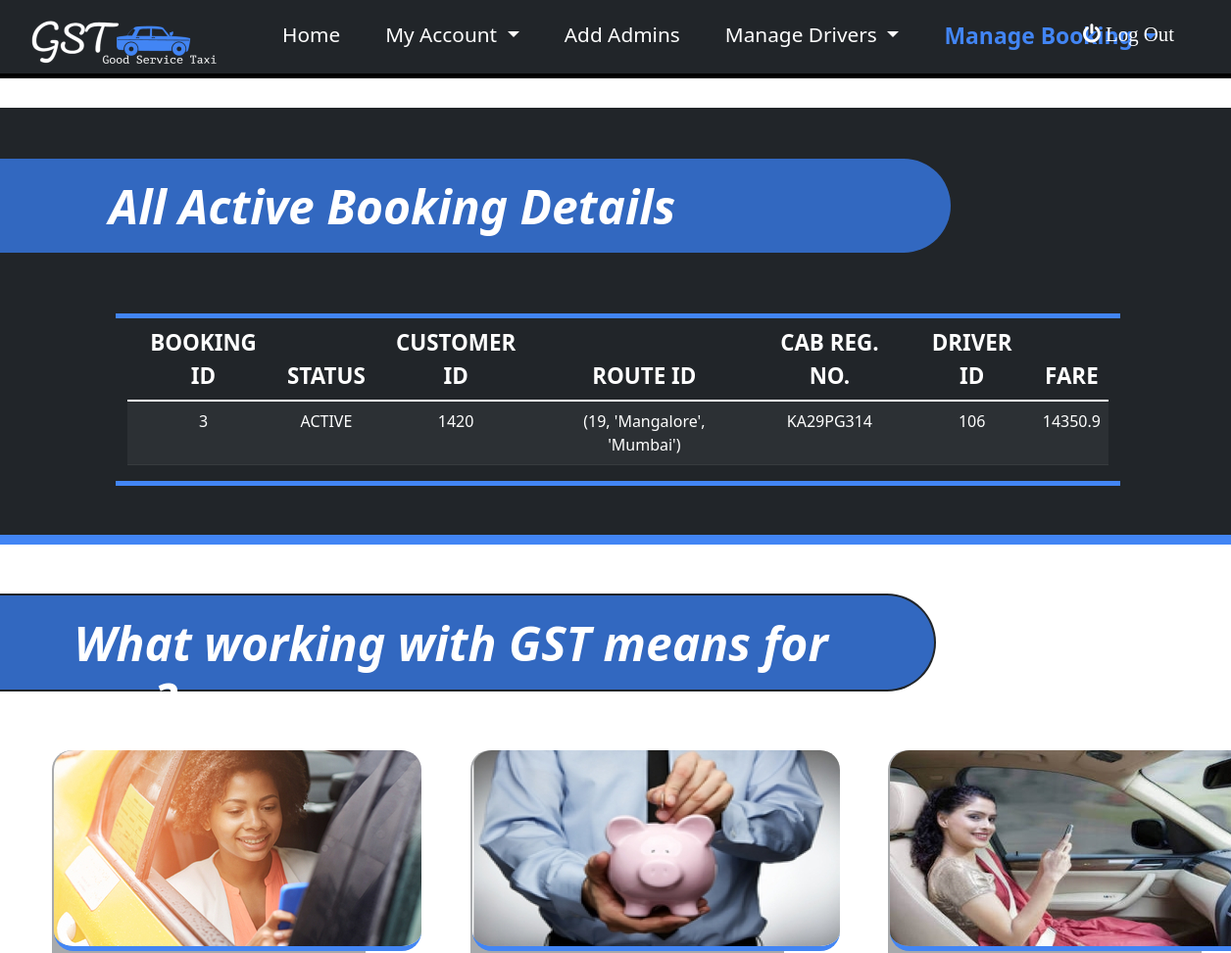
The page /ViewActive (upper part) on the database as committed earlier.
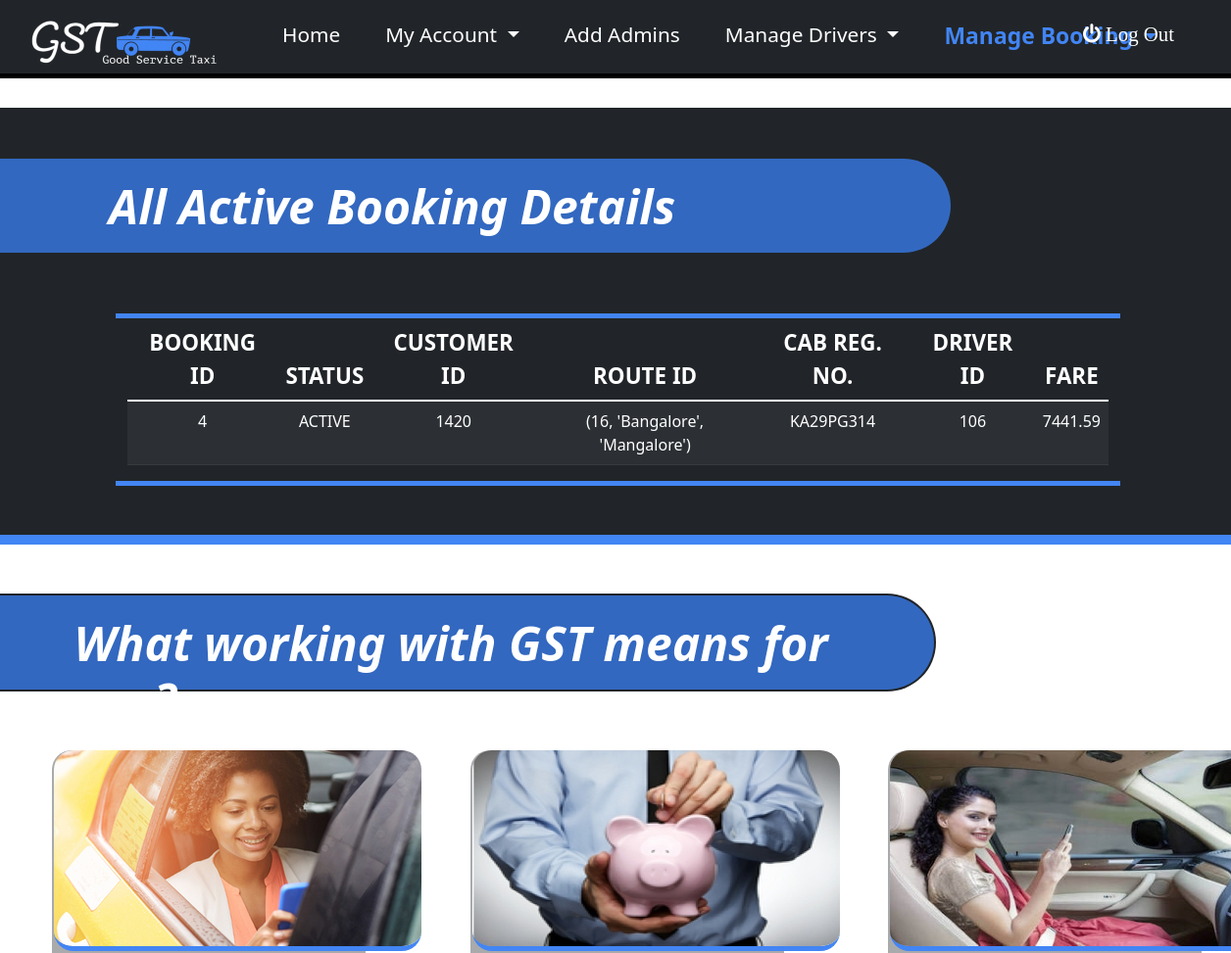
The same page on the database as committed later.
### tables this page shows
CREATE TABLE Booking(
booking_id INTEGER PRIMARY KEY AUTOINCREMENT,
customer_id REFERENCES customer(customer_id),
route_id REFERENCES route(route_id),
reg_no REFERENCES Cab(reg_no),
driver_id REFERENCES CAB(driver_id),
total_fare number(10,2) not null,
status varchar2(20) default 'ACTIVE' not null);

### app.py (the view)
@app.route('/ViewActive',methods=("GET","POST"))
def ViewActive():
    con = sqlite3.connect("DBMS.db")
    cur = con.cursor()
    query = "SELECT * FROM BOOKING WHERE STATUS='ACTIVE' ORDER BY CUSTOMER_ID"
    cur.execute(query)
    rows = cur.fetchall()
    row2 = []
    for i in rows:
        row3 = []
        for j in range(len(i)):
            row3.append(i[j])
        row2.append(row3)
    if len(rows)==0:
        flash("No Bookings Founds !!!")
        return render_template('Adminindex.html',userid=userid,adminid=adminid)
    for i in row2:
        cur.execute("select route_id,source,destination from route where route_id="+str(i[2]))
        i[2]=cur.fetchone()
    con.close()
    return render_template('ViewActive.html',adminid=adminid,rows=row2)

### templates/ViewActive.html (shortened to what this page needs)
{% extends "AdminBase.html" %}
{% block content %}
<div class="row" id="mainContainer">
  <h1 class="title2">All Active Booking Details</h1>
  <div id="table" class="col-10 offset-1"  >
    <table class="table table-dark table-striped">
        <thead>
            <tr>
              <th scope="col">BOOKING ID</th>
              <th scope="col">STATUS</th>
              <th scope="col">CUSTOMER ID</th>
              <th scope="col">ROUTE ID</th>
              <th scope="col">CAB REG. NO.</th>
              <th scope="col">DRIVER ID</th>
              <th scope="col">FARE</th>
            </tr>
        </thead>
        <tbody>
            {% for rowdata in rows %}
            <tr>
              <td>{{rowdata[0]}}</td>
              <td>{{rowdata[6]}}</td>
              <td>{{rowdata[1]}}</td>
              <td>{{rowdata[2]}}</td>
              <td>{{rowdata[3]}}</td>
              <td>{{rowdata[4]}}</td>
              <td>{{rowdata[5]}}</td>
            </tr>
            {% endfor %}
        </tbody>
    </table>
  </div>
</div>
{% endblock %}

### templates/AdminBase.html (shortened to what this page needs)
<!DOCTYPE html>
<html>
    <head>
        <link href="https://cdn.jsdelivr.net/npm/bootstrap@5.1.3/dist/css/bootstrap.min.css"
         rel="stylesheet"
>
         <link rel="stylesheet" href="https://cdn.jsdelivr.net/npm/bootstrap-icons@1.7.2/font/bootstrap-icons.css">
        <link href='https://cdnjs.cloudflare.com/ajax/libs/font-awesome/4.4.0/css/font-awesome.css' rel='stylesheet'>
    </head>
    <body>
        <nav class="navbar navbar-expand-lg navbar navbar-dark bg-dark">
            <div class="container-fluid">
              <a class="navbar-brand" href="/Adminindex"><img src="{{url_for('static',filename='images/logo12.png')}}" align="left" /></a>
              <div class="collapse navbar-collapse" id="navbarNavDropdown">
                <ul class="navbar-nav">
                  <li class="nav-item">
                    <a class="nav-link active" id="homeBtn" aria-current="page" href="/Adminindex">Home</a>
                  </li>
                  <li class="nav-item dropdown">
                    <a class="nav-link dropdown-toggle" id= "myAccountBtn" href="#"  role="button" data-bs-toggle="dropdown" aria-expanded="false">
                      My Account
                    </a>
                  </li>
                  <li class="nav-item">
                    <a class="nav-link" id="addAdminBtn" href="/AddAdmin">Add Admins</a>
                  </li>
                  <li class="nav-item dropdown">
                    <a class="nav-link dropdown-toggle" href="#" id="manageDriversBtn" role="button" data-bs-toggle="dropdown" aria-expanded="false">
                      Manage Drivers
                    </a>
                  </li>
                  <li class="nav-item dropdown">
                    <a class="nav-link dropdown-toggle" href="#" id="manageBookingBtn" role="button" data-bs-toggle="dropdown" aria-expanded="false">
                      Manage Booking
                    </a>
                  </li>
                  <li id="logoutBtn" class="nav-item">
                    <a class="nav-link fa fa-power-off" href="/AdminLogin">&nbsp;Log Out</a>
                  </li>
                </ul>
              </div>
            </div>
          </nav>
        {% block content %}
        {% endblock %}
<h1 class="title2">What working with GST means for you?</h1>
<div class="row" id="container2">
  <div class="col-3 offset-0 container2-items container2-items1">
    <img src ="{{url_for('static',filename='images/login1.jpg')}}">
</div>
<div class="col-3 offset-1 container2-items">
  <img src ="{{url_for('static',filename='images/login2.jpg')}}">
</div>
<div class="col-3 offset-1 container2-items">
  <img src ="{{url_for('static',filename='images/login3.jpg')}}">
</div>
</div>
  </body>
</html>

### templates/ViewActive.html (style rules this page uses)
#mainContainer { background-color: #212529;margin-top: 30px; color: white;padding-left: 50px; border-bottom: 10px #4285F4 solid; }
#container2 { margin-top: 30px; }
.container2-items img { margin-bottom: 20px; border-radius: 20px; margin-left: -10px; margin-top: 0px; border-bottom: 5px #4285F4 solid }
.container2-items { background-color: #21252963; color: black; border-radius: 20px; font-weight: 500; }
.container2-items1 { background-color: #21252963; color: black; border-radius: 20px; margin-left: 65px; }
.title2 { color: white;font-weight: 700;margin-left: -50px;background-color: #4285F4;padding-top: 20px; padding-left: 20%;border-top-right-radius: 50px;border-bottom-right-radius: 50px; width: 80%;height: 100px; border: 2px #212529 solid; border-left: 0px;margin-bottom: 60px;margin-top: 50px; font-size: 3em;font-style: italic; }
#table { margin-top: 0px; margin-bottom: 50px; margin-left: 80px; border-top: 5px #4285F4 solid; border-bottom: 5px #4285F4 solid; }
th { font-size: 1.4em;text-align: center; }
tr { text-align: center; }

### templates/AdminBase.html (style rules this page uses)
.nav-link { color: white !important; }
.navbar { height: 80px;font-size: 1.3em; border-bottom: 5px black solid; }
.navbar li { margin-left: 30px; }
.nav-item .active { color:#4285F4 !important;font-weight: 600; font-size: 1.1em; }
#logoutBtn { margin-top: 5px;position: absolute;right: 50px; }
#container2 { margin-top: 50px; }
.container2-items img { margin-bottom: 20px; border-radius: 20px; margin-left: -10px; margin-top: 0px; border-bottom: 5px #4285F4 solid }
.container2-items { background-color: #21252963; color: black; border-radius: 20px; font-weight: 500; }
.container2-items1 { background-color: #21252963; color: black; border-radius: 20px; margin-left: 65px; }
.title2 { color: white;font-weight: 700;margin-left: -50px;background-color: #3268c0;padding-top: 20px; padding-left: 10%;border-top-right-radius: 50px;border-bottom-right-radius: 50px; width: 80%;height: 100px; border: 2px #212529 solid; border-left: 0px;margin-bottom: 60px;margin-top: 50px; font-size: 3em;font-style: italic; }

Rows that differ between the two databases and show on the page:
no longer on this page (row edited): Booking: booking_id "3", status "ACTIVE", customer "1420", rowdata "(19, 'Mangalore', 'Mumbai')", reg_no "KA29PG314", driver "106", total_fare "14350.9"
added Booking: booking_id "4", status "ACTIVE", customer "1420", rowdata "(16, 'Bangalore', 'Mangalore')", reg_no "KA29PG314", driver "106", total_fare "7441.59"
